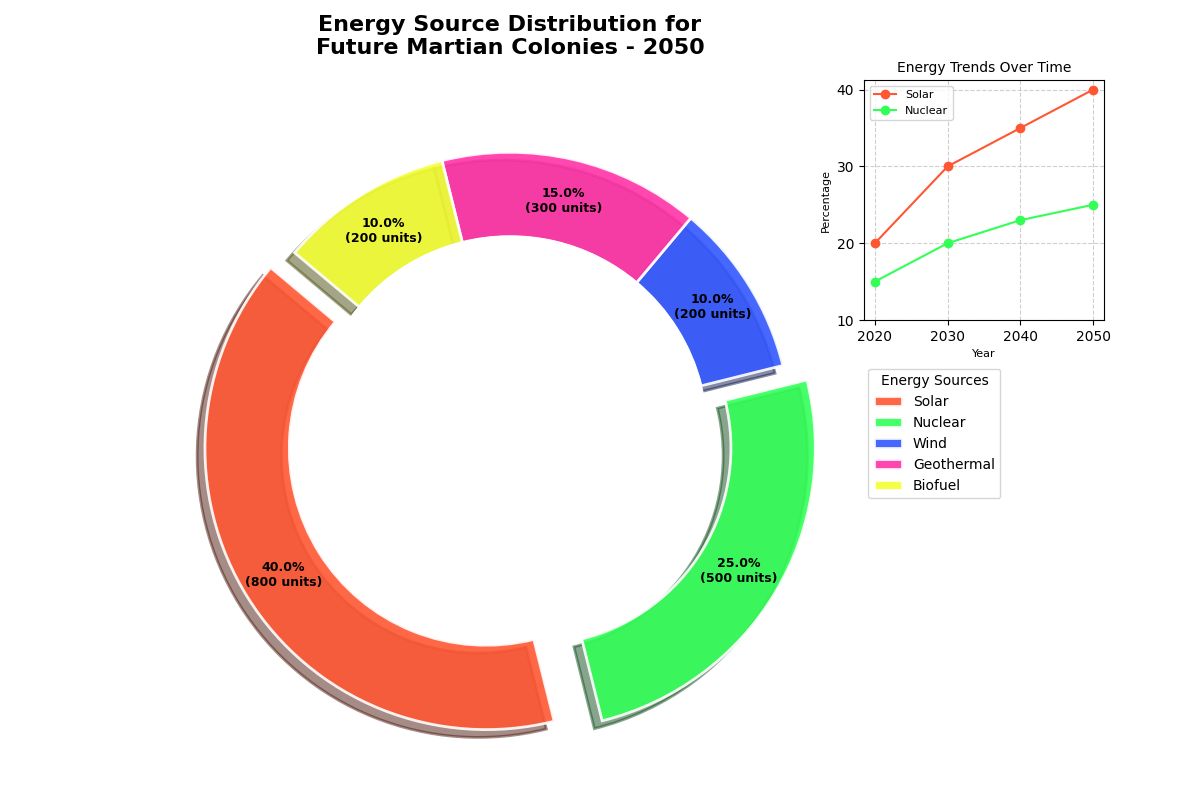

Here is the Python script that generated this plot:
import matplotlib.pyplot as plt
import numpy as np

energy_sources = ['Solar', 'Nuclear', 'Wind', 'Geothermal', 'Biofuel']
percentages = [40, 25, 10, 15, 10]
absolute_units = [800, 500, 200, 300, 200]

# New color set
colors = ['#FF5733', '#33FF57', '#3357FF', '#FF33A6', '#F3FF33']

explode = (0.1, 0.1, 0, 0, 0)

fig, ax = plt.subplots(figsize=(12, 8), subplot_kw=dict(aspect="equal"))

wedges, texts, autotexts = ax.pie(
    percentages, 
    colors=colors, 
    startangle=140, 
    autopct=lambda pct: f'{pct:.1f}%\n({pct*sum(absolute_units)/100:.0f} units)', 
    pctdistance=0.85,
    explode=explode,
    wedgeprops=dict(width=0.3, edgecolor='w', linewidth=2, alpha=0.9),
    shadow=True
)

centre_circle = plt.Circle((0, 0), 0.70, fc='white', edgecolor='white', linewidth=1.5)
ax.add_artist(centre_circle)

ax.set_title("Energy Source Distribution for\nFuture Martian Colonies - 2050", fontsize=16, weight='bold', pad=20)

ax.legend(wedges, energy_sources, title="Energy Sources", loc="center left", bbox_to_anchor=(1, 0, 0.5, 1))

plt.setp(autotexts, size=9, weight="bold", color='black')
plt.setp(texts, size=12, color='black')

ax_inset = fig.add_axes([0.72, 0.6, 0.2, 0.3])
years = [2020, 2030, 2040, 2050]
solar_trend = [20, 30, 35, 40]
nuclear_trend = [15, 20, 23, 25]
ax_inset.plot(years, solar_trend, label='Solar', color='#FF5733', marker='o')
ax_inset.plot(years, nuclear_trend, label='Nuclear', color='#33FF57', marker='o')
ax_inset.set_title("Energy Trends Over Time", fontsize=10)
ax_inset.set_xticks(years)
ax_inset.set_yticks([10, 20, 30, 40])
ax_inset.set_xlabel("Year", fontsize=8)
ax_inset.set_ylabel("Percentage", fontsize=8)
ax_inset.legend(fontsize=8, loc='upper left')
ax_inset.grid(True, linestyle='--', alpha=0.6)

plt.tight_layout(rect=[0, 0, 0.85, 1])

plt.show()
